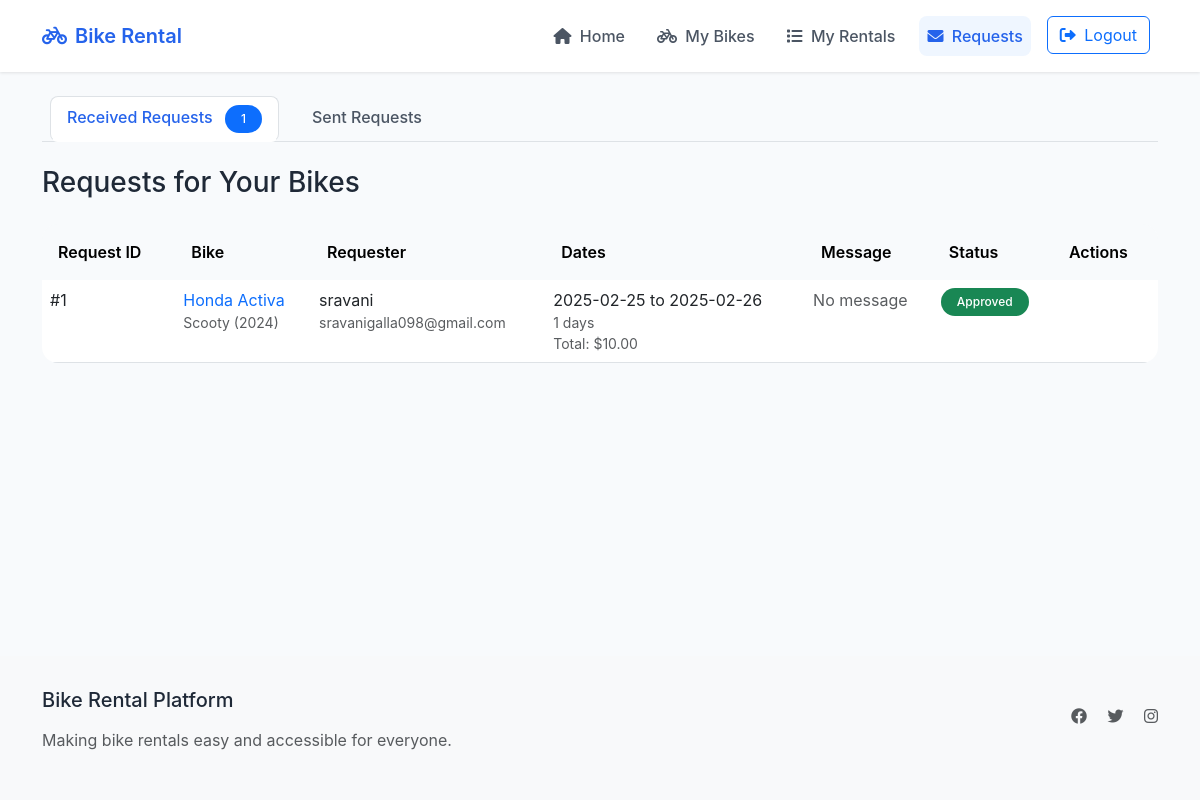
/my-rental-requests (signed in), run on the app's committed database.
### app.py (models this page shows)
class RentalRequest(db.Model):
    id = db.Column(db.Integer, primary_key=True)
    bike_id = db.Column(db.Integer, db.ForeignKey('bike.id'), nullable=False)
    requester_id = db.Column(db.Integer, db.ForeignKey('user.id'), nullable=False)
    start_date = db.Column(db.DateTime, nullable=False)
    end_date = db.Column(db.DateTime, nullable=False)
    status = db.Column(db.String(20), default='pending')  # pending, approved, rejected
    message = db.Column(db.Text)
    created_at = db.Column(db.DateTime, default=datetime.utcnow)

class Bike(db.Model):
    id = db.Column(db.Integer, primary_key=True)
    name = db.Column(db.String(100), nullable=False)
    model = db.Column(db.String(100), nullable=False)
    year = db.Column(db.Integer, nullable=False)
    condition = db.Column(db.String(50), nullable=False)
    price_per_day = db.Column(db.Float, nullable=False)
    description = db.Column(db.Text, nullable=False)
    is_available = db.Column(db.Boolean, default=True)
    owner_id = db.Column(db.Integer, db.ForeignKey('user.id'), nullable=False)
    created_at = db.Column(db.DateTime, default=datetime.utcnow)
    image_url_1 = db.Column(db.String(500))
    image_url_2 = db.Column(db.String(500))
    image_url_3 = db.Column(db.String(500))
    rentals = db.relationship('Rental', backref='bike', lazy=True)
    rental_requests = db.relationship('RentalRequest', backref='bike', lazy=True)

class User(db.Model):
    id = db.Column(db.Integer, primary_key=True)
    username = db.Column(db.String(80), unique=True, nullable=False)
    email = db.Column(db.String(120), unique=True, nullable=False)
    mobile = db.Column(db.String(15), nullable=True)  # Adding mobile number field
    password = db.Column(db.String(120), nullable=False)
    created_at = db.Column(db.DateTime, default=datetime.utcnow)
    bikes = db.relationship('Bike', backref='owner', lazy=True)
    rentals = db.relationship('Rental', backref='renter', lazy=True, foreign_keys='Rental.renter_id')
    rental_requests = db.relationship('RentalRequest', backref='requester', lazy=True, foreign_keys='RentalRequest.requester_id')

### app.py (the view)
@app.route('/my-rental-requests')
@login_required
def my_rental_requests():
    user_id = session['user_id']
    sent_requests = RentalRequest.query.filter_by(requester_id=user_id).order_by(RentalRequest.created_at.desc()).all()
    owned_bikes_info = db.session.execute("""
        SELECT b.id, b.name,
               (SELECT COUNT(*) FROM rental_request WHERE bike_id = b.id) as request_count
        FROM bike b
        WHERE b.owner_id = :user_id
    """, {'user_id': user_id}).fetchall()
    owned_bike_ids = [bike.id for bike in Bike.query.filter_by(owner_id=user_id).all()]
    received_requests = RentalRequest.query.filter(
        RentalRequest.bike_id.in_(owned_bike_ids) if owned_bike_ids else False
    ).order_by(RentalRequest.created_at.desc()).all()
    return render_template('my_rental_requests.html',
                         sent_requests=sent_requests,
                         received_requests=received_requests)

### app.py (called while the page is built)
def login_required(f):
    @wraps(f)
    def decorated_function(*args, **kwargs):
        if not session.get('user_id'):
            flash('Please login first')
            return redirect(url_for('login'))
        return f(*args, **kwargs)
    return decorated_function

@app.context_processor
def utility_processor():
    def get_pending_requests_count():
        if not session.get('user_id'):
            return 0
        return RentalRequest.query.join(Bike).filter(
            Bike.owner_id == session['user_id'],
            RentalRequest.status == 'pending'
        ).count()
    return dict(pending_requests_count=get_pending_requests_count())

### templates/my_rental_requests.html (shortened to what this page needs)
{% extends "base.html" %}
{% block content %}
<div class="container">
    <ul class="nav nav-tabs mb-4" id="requestTabs" role="tablist">
        <li class="nav-item" role="presentation">
            <button class="nav-link active" id="received-tab" data-bs-toggle="tab" data-bs-target="#received" type="button">
                Received Requests
                {% if received_requests %}
                    <span class="badge bg-primary ms-2">{{ received_requests|length }}</span>
                {% endif %}
            </button>
        </li>
        <li class="nav-item" role="presentation">
            <button class="nav-link" id="sent-tab" data-bs-toggle="tab" data-bs-target="#sent" type="button">
                Sent Requests
            </button>
        </li>
    </ul>
    <div class="tab-content" id="requestTabsContent">
        <div class="tab-pane fade show active" id="received" role="tabpanel">
            <h3 class="mb-4">Requests for Your Bikes</h3>
            {% if received_requests %}
                <div class="table-responsive">
                    <table class="table table-hover">
                        <thead class="table-light">
                            <tr>
                                <th>Request ID</th>
                                <th>Bike</th>
                                <th>Requester</th>
                                <th>Dates</th>
                                <th>Message</th>
                                <th>Status</th>
                                <th>Actions</th>
                            </tr>
                        </thead>
                        <tbody>
                            {% for request in received_requests %}
                                <tr>
                                    <td>#{{ request.id }}</td>
                                    <td>
                                        <a href="{{ url_for('view_bike', bike_id=request.bike.id) }}" class="text-decoration-none">
                                            {{ request.bike.name }}
                                        </a>
                                        <div class="text-muted small">{{ request.bike.model }} ({{ request.bike.year }})</div>
                                    </td>
                                    <td>
                                        {{ request.requester.username }}
                                        <div class="text-muted small">{{ request.requester.email }}</div>
                                    </td>
                                    <td>
                                        {{ request.start_date.strftime('%Y-%m-%d') }} to {{ request.end_date.strftime('%Y-%m-%d') }}
                                        <div class="text-muted small">{{ (request.end_date - request.start_date).days }} days</div>
                                        <div class="text-muted small">Total: ${{ "%.2f"|format(request.bike.price_per_day * (request.end_date - request.start_date).days) }}</div>
                                    </td>
                                    <td>
                                        {% if request.message %}
                                            <button class="btn btn-sm btn-link" data-bs-toggle="tooltip" title="{{ request.message }}">
                                                View Message
                                            </button>
                                        {% else %}
                                            <span class="text-muted">No message</span>
                                        {% endif %}
                                    </td>
                                    <td>
                                        <span class="badge {% if request.status == 'pending' %}bg-warning
                                                       {% elif request.status == 'approved' %}bg-success
                                                       {% else %}bg-danger{% endif %}">
                                            {{ request.status.title() }}
                                        </span>
                                    </td>
                                    <td>
                                    </td>
                                </tr>
                            {% endfor %}
                        </tbody>
                    </table>
                </div>
            {% else %}
                <div class="alert alert-info">
                    <i class="fas fa-info-circle me-2"></i>You haven't received any rental requests yet.
                </div>
            {% endif %}
        </div>
    </div>
</div>
{% endblock %}

### data on the page
RentalRequest: id "1", bike.name "Honda Activa", bike.model "Scooty", bike.year "2024", requester.username "sravani", requester.email "sravanigalla098@gmail.com", start_date "2025-02-25", end_date "2025-02-26", (request.end_date-request.start_date).days "1", message "No message", status "Approved"
Bike: bike "10.00"

### other printed values
{{ received_requests|length }} "1"
